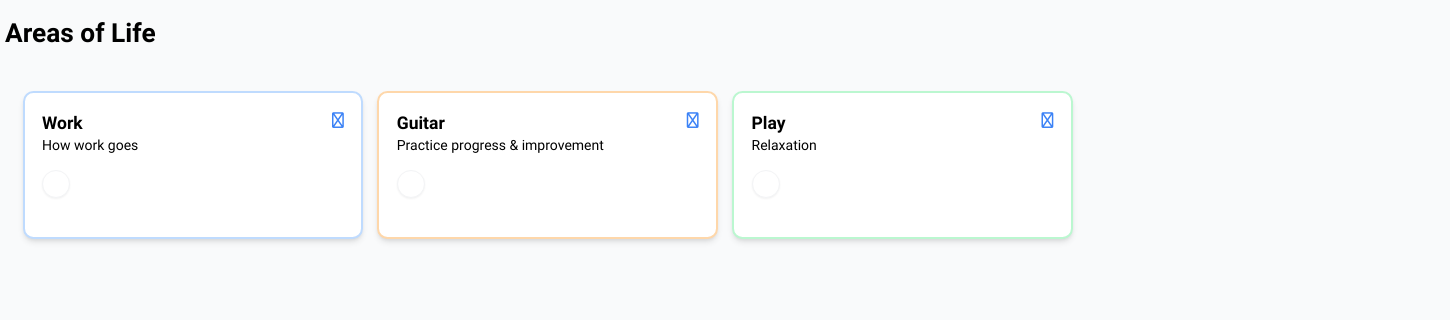
Before: /aols/ (signed in) with the older database file.
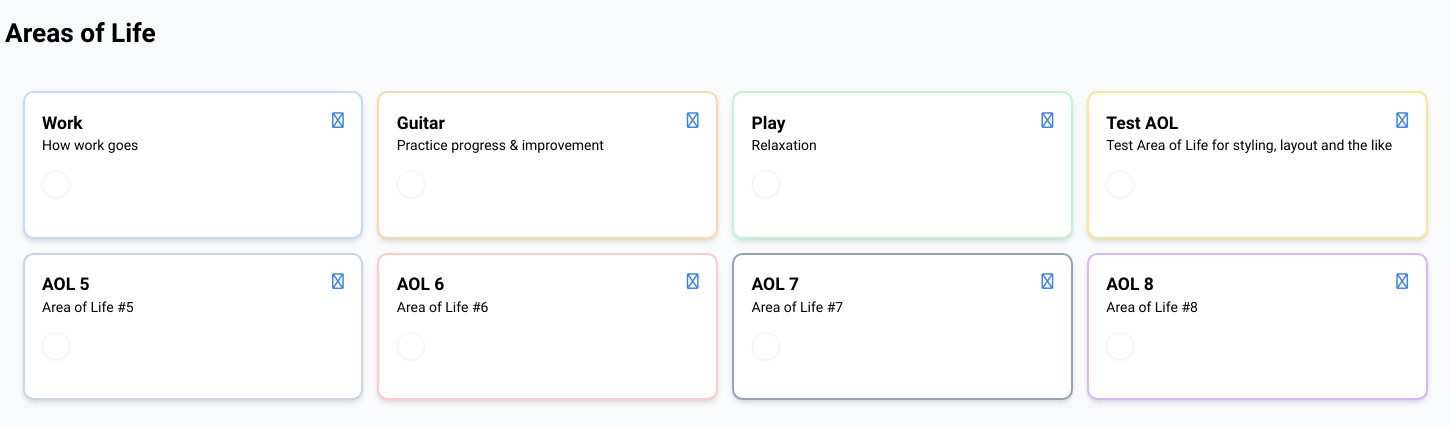
After: the same page with the newer database file.
### snapshots/models.py (models this page shows, shortened)
class AreaOfLife(models.Model):
    owner = models.ForeignKey('auth.User', on_delete=models.CASCADE)
    name = models.CharField(max_length=200)
    description = models.TextField()

### rule4be/page_views.py (the view)
# urls.py: path('aols/', page_views.load_aols_page, name='load_aols_page'),
@login_required
def load_aols_page(request):
    aols = request.user.areaoflife_set.all()
    today = datetime.now().strftime('%Y-%m-%d')
    yesterday = (datetime.now() - timezone.timedelta(days=1)
                 ).strftime('%Y-%m-%d')
    last_week = (datetime.now() - timezone.timedelta(days=7)
                 ).strftime('%Y-%m-%d')
    last_month = (datetime.now() - relativedelta(months=1)
                  ).strftime('%Y-%m-%d')
    last_year = (datetime.now() - relativedelta(years=1)).strftime('%Y-%m-%d')
    for aol in aols:
        aol.snapshots = {
            'today': Snapshot.objects.filter(created=today, area_of_life=aol),
            'yesterday': Snapshot.objects.filter(created=yesterday, area_of_life=aol),
            'last_week': Snapshot.objects.filter(created=last_week, area_of_life=aol),
            'last_month': Snapshot.objects.filter(created=last_month, area_of_life=aol),
            'last_year': Snapshot.objects.filter(created=last_year, area_of_life=aol),
        }
    context = {
        'aols': aols,
    }
    return render(request, 'rule4be/aols.html', context)

### rule4be/templates/rule4be/aols.html (shortened to what this page needs)
{% extends 'rule4be/main.html' %}
{% load static %}
{% block content %}
<div class="flex justify-start items-center">
    <h1 class="font-semibold text-3xl">Areas of Life</h1>
    <div class="ms-5">
        <button hx-get="{% url 'create_aol' %}" hx-headers='{"Content-Type":"text/html"}' hx-accept="text/html"
            hx-trigger="click" hx-target="#create-form" hx-swap="outerHTML">
            <i class="icon icon--add text-lg"></i>
        </button>
    </div>
    <div class="ms-auto"><a href="{% url 'load_user_profile' %}"><i class="icon--user text-lg"></i></a></div>
</div>
<div class="aol-container grid md:grid-cols-2 lg:grid-cols-4 gap-4 mt-12 px-5">
    {% for area_of_life in aols %}
    <div class="aol-item card shadow-md">
        <div class="flex justify-between items-start">
            <div class="aol-details">
                <h1 class="font-semibold text-xl">{{ area_of_life.name }}</h1>
                <p>{{ area_of_life.description }}</p>
            </div>
            <div class="aol-tools relative" x-data="{ open: false}">
                <button @click="open = ! open">
                    <i class="fa-regular fa-ellipsis-vertical text-lg text-blue-500"></i>
                </button>
            </div>
        </div>
        <button
            class="bg-white aspect-square w-[28px] h-[28px] p-2 rounded-full border border-gray-100 flex justify-center items-center mt-4 shadow-sm hover:shadow-none transition-all"
            hx-get="{% url 'create_snapshot' area_of_life.id %}" hx-headers='{"Content-Type":"text/html"}'
            hx-accept="text/html" hx-target="#create-form-{{ area_of_life.id }}" hx-trigger="click" hx-swap="outerHTML">
            <i class="icon icon--add m-0 aspect-square"></i>
        </button>
        <br>
    </div>
    {% endfor %}
</div>
{% endblock %}

### rule4be/templates/rule4be/main.html (shortened to what this page needs)
{% load static %}
<!DOCTYPE html>
<html lang="en">
<head>
    <link rel="stylesheet" href="{% static 'css/tailwind/tailwind-output.css' %}">
</head>
<body class="bg-gray-50">
    <main class="w-full min-h-screen flex flex-col bg-gray-50">
        <div class="page-content__container mx-auto lg:w-[1440px] mt-5">
            {% block content %}
            {% endblock %}
        </div>
    </main>
</body>
</html>

Changed rows visible on the page:
added AreaOfLife: name "Test AOL", description "Test Area of Life for styling, layout and the like"
added AreaOfLife: name "AOL 5", description "Area of Life #5"
added AreaOfLife: name "AOL 6", description "Area of Life #6"
added AreaOfLife: name "AOL 7", description "Area of Life #7"
added AreaOfLife: name "AOL 8", description "Area of Life #8"
